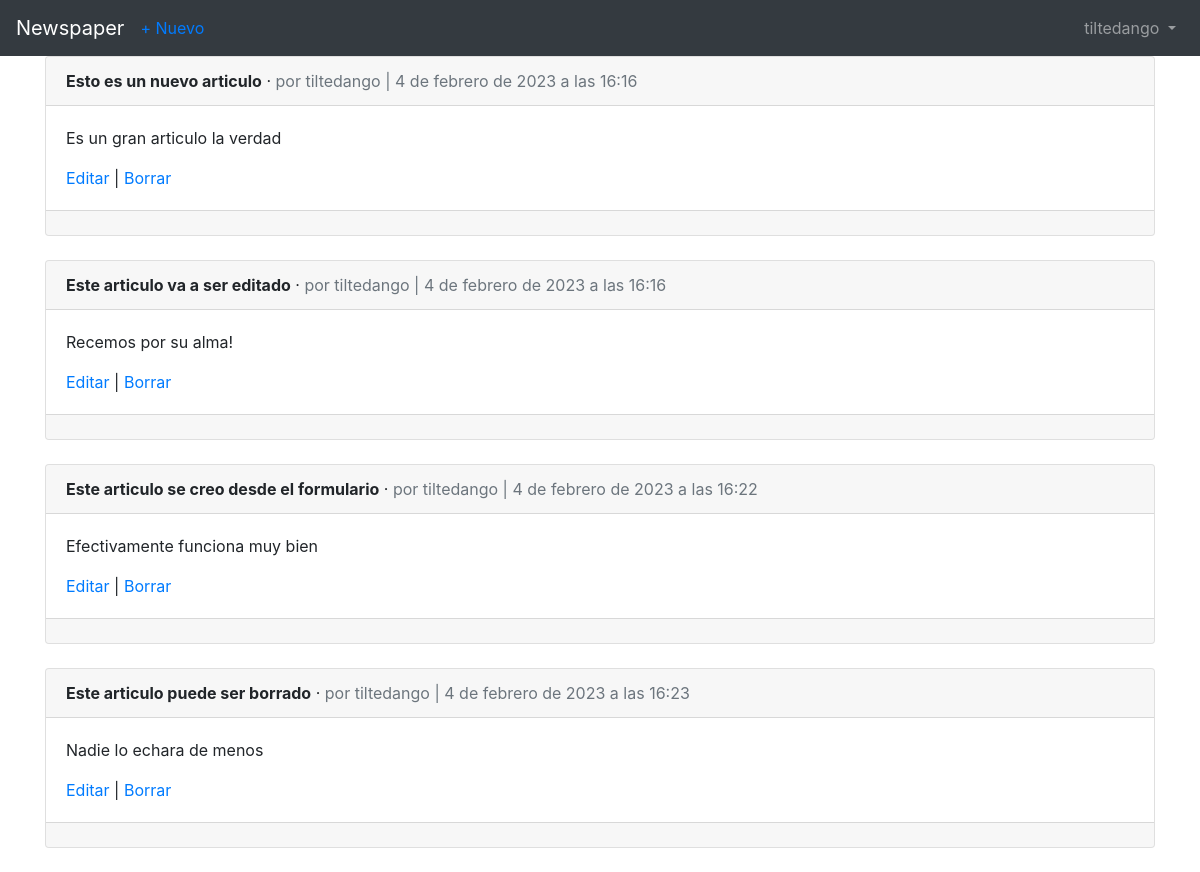
/articles/ (signed in), run on the app's committed database.
### accounts/models.py (models this page shows)
class CustomUser(AbstractUser):
    age = models.PositiveIntegerField(null=True, blank=True, verbose_name="Edad")

### articles/models.py (models this page shows, shortened)
class Article(models.Model):
    title = models.CharField(max_length=255, verbose_name='Título')
    body = models.TextField(verbose_name='Cuerpo')
    date = models.DateTimeField(auto_now_add=True, verbose_name='Fecha')
    author = models.ForeignKey(
        get_user_model(),
        on_delete=models.CASCADE,
        verbose_name='Autor'
    )

### articles/views.py (the view)
# urls.py: path('', ArticleListView.as_view(), name='article_list'),
class ArticleListView(LoginRequiredMixin, ListView):
    model = Article
    template_name = 'article_list.html'

### templates/article_list.html (shortened to what this page needs)
{% extends 'base.html' %}
{% block content %}
  {% for article in object_list %}
    <div class="card">
      <div class="card-header">
        <span class="font-weight-bold">{{ article.title }}</span> &middot;
        <span class="text-muted">por {{ article.author }} | {{ article.date }}</span>
      </div>
      <div class="card-body">
        <p>{{ article.body }}</p>
        <a href="{% url 'article_edit' article.pk %}">Editar</a> |
        <a href="{% url 'article_delete' article.pk %}">Borrar</a>
      </div>
      <div class="card-footer">
      </div>
    </div>
    <br>
  {% endfor %}
{% endblock content %}

### templates/base.html (shortened to what this page needs)
<html lang="es">
  <head>
    <link rel="stylesheet" href="https://cdn.jsdelivr.net/npm/bootstrap@4.5.3/dist/css/bootstrap.min.css">
  </head>
  <body>
    <nav class="navbar navbar-expand-lg navbar-dark bg-dark">
      <a class="navbar-brand" href="{% url 'home' %}">Newspaper</a>
      {% if user.is_authenticated %}
        <ul class="navbar-nav mr-auto">
          <li class="nav-item">
            <a href="{% url 'article_new' %}">+ Nuevo</a>
          </li>
        </ul>
      {% endif %}
      <div class="collapse navbar-collapse" id="navbarSupportedContent">
        {% if user.is_authenticated %}
          <ul class="navbar-nav ml-auto">
            <li class="nav-item">
              <a class="nav-link dropdown-toggle" href="#" id="navbarDropdown" role="button" data-toggle="dropdown" aria-haspopup="true" aria-expanded="false">
                {{ user.username }}
              </a>
            </li>
          </ul>
        {% else %}
          <form class="form-inline ml-auto">
            <a href="{% url 'login' %}" class="btn btn-outline-secondary">Login</a>
            <a href="{% url 'signup' %}" class="btn btn-primary ml-2">Registrar</a>
          </form>
        {% endif %}
      </div>
    </nav>
    <main>
      <div class="container">
        {% block content %}
        {% endblock content %}
      </div>
    </main>
  </body>
</html>

### data on the page
CustomUser: username "tiltedango"
Article: title "Esto es un nuevo articulo", author "tiltedango", date "4 de febrero de 2023 a las 16:16", body "Es un gran articulo la verdad"
Article: title "Este articulo va a ser editado", author "tiltedango", date "4 de febrero de 2023 a las 16:16", body "Recemos por su alma!"
Article: title "Este articulo se creo desde el formulario", author "tiltedango", date "4 de febrero de 2023 a las 16:22", body "Efectivamente funciona muy bien"
Article: title "Este articulo puede ser borrado", author "tiltedango", date "4 de febrero de 2023 a las 16:23", body "Nadie lo echara de menos"
